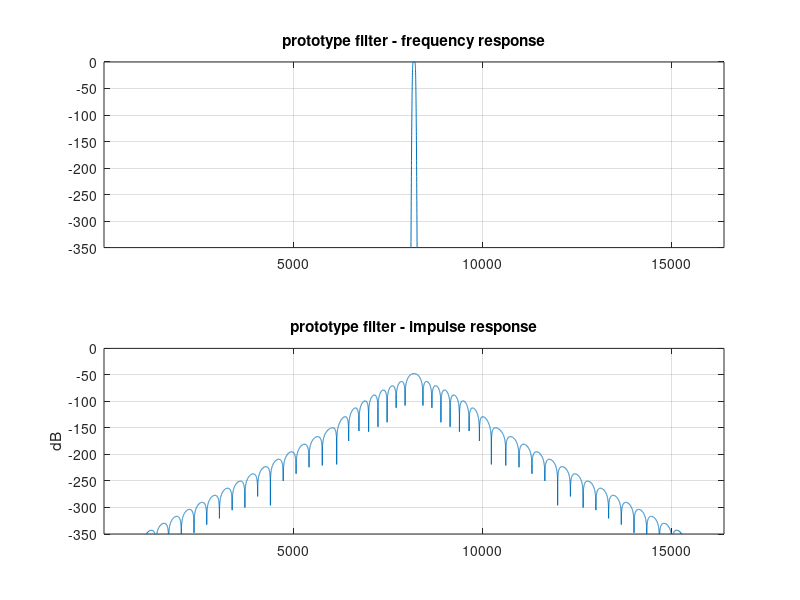
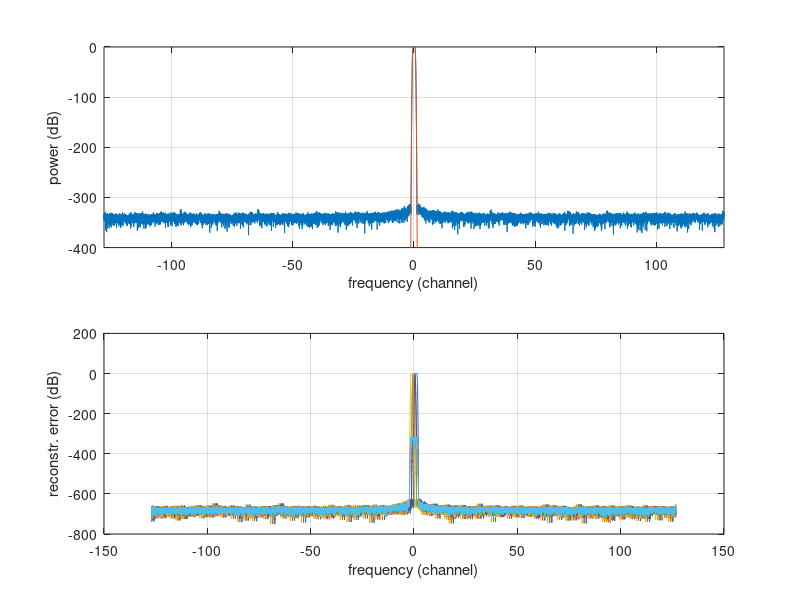

Write the MATLAB code that produced these figures, in order.
%NPR_COEFF generates near NPR filter bank coefficients
%  COEFF = NPR_COEFF(N,L) generates the filter coefficients
%  for a near perfect reconstruction filter bank.
%  The number of subbands will be N, and L is the number of 
%  filter taps used per subband. The output COEFF will have 
%  size (N/2,L).
%
%  The prototype is constructed starting with an equiripple
%  approximation to a 'root raised error function' shaped filter.
%
%  NPR_COEFF(N,L) with no output arguments plots the magnitude
%  and the prototype filter in the current figure window.
%
%  See also npr_analysis, npr_synthesis, npr_coeff
%
% (c) 2007 Wessel Lubberhuizen
function coeff = npr_coeff(N,L,K)

if ~exist('N','var')
    N=256;  % if the number of subband is not specified, use a default value
end

if ~exist('L','var');
    L=128; % if the number of taps is not specified, use a default value
end

if ~exist('K','var');
    % if the K value is not specified us a default value.
    % these values minimize the reconstruction error.
    switch(L)
        case 8,    K=4.853;
        case 10,   K=4.775;
        case 12,   K=5.257;
        case 14,   K=5.736;
        case 16,   K=5.856;
        case 18,   K=7.037;
        case 20,   K=6.499;
        case 22,   K=6.483;
        case 24,   K=7.410;
        case 26,   K=7.022;
        case 28,   K=7.097;
        case 30,   K=7.755;
        case 32,   K=7.452;
        case 48,   K=8.522;
        case 64,   K=9.396;
        case 96,   K=10.785;
        case 128,  K=11.5; 
        case 192,  K=11.5;
        case 256,  K=11.5;
        otherwise, K=8;
    end
end

% divide the number of subbands by two, because we're creating two
% overlapping filterbanks.
M = N /2;

F= (0:(L*M-1))/(L*M);


% The prototype is based on a root raised error function
A = rrerf(F,K,M);
N=length(A);

n=0:(N/2-1);
A(N-n)=conj(A(2+n));
A(1+N/2)=0;

B=ifft(A);
B=fftshift(B);
A=fftshift(A);

if nargout==0
    % if not output arguments are specified, 
    % create some plots to visualize the result.
      
    figure(1);
    subplot(2,1,1);
    plot(20*log10(abs(A)));
    title('prototype filter - frequency response')
    
    grid on;
    axis([1 length(A) -350 0]);
    subplot(2,1,2);
    plot(20*log10(abs(B)))
    title('prototype filter - impulse response')
    ylabel('dB')
    grid on;
    axis([1 length(B) -350 0]);

    N=16384;
    F=(0:N-1)/N;
    A=rrerf(F,K,M);
    N=length(A);
    n=0:(N/2-1);
    A(N-n)=conj(A(2+n));
    A(1+N/2)=0;
    A=fftshift(A);

    F=F-0.5;
    W=2*pi*F;
    H=freqz(B,1,W);
    figure(2);
    subplot(2,1,1);
    plot(2*F*M,20*log10(abs([H' A'])));
    axis([-M M -400 0]);
    xlabel('frequency (channel)');
    ylabel('power (dB)');
    grid on;

    subplot(2,1,2);
    plot(2*F*M,20*log10(abs(abs(H)-abs(A))));
%    xlabel('frequency (channel)');
    ylabel('deviation (dB)');
    grid on;

    H1=H(      1:N-N/M/1);
    H2=H(1+N/M/2:N-N/M/2);
    H3=H(1+N/M/1:N      );   
    
    

    F=F(1:N-N/M/1);
    subplot(2,1,2);
    plot(2*F*M+1,20*log10(abs([H1.*H1;H2.*H2;H3.*H3;H1.*H2;H2.*H3;H1.*H3])));
    xlabel('frequency (channel)');
    ylabel('reconstr. error (dB)');

    grid on;
    coeff=[];
else
    B=B/sum(B);
    coeff = reshape(B,M,L);
end


function A = rrerf(F,K,M)

x = K*(2*M*F-0.5);
A= sqrt(0.5*erfc(x));